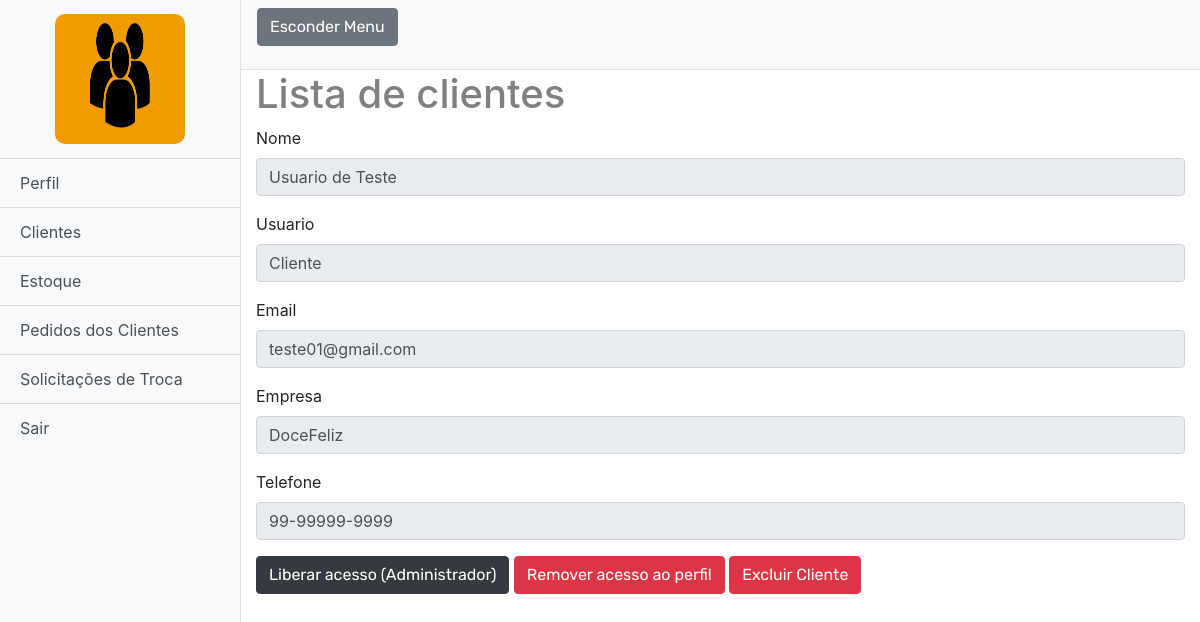
/clientes.php (signed in), run on the app's committed database.
### tables this page shows
CREATE TABLE `cadastro` (
  `id_usuario` int(11) NOT NULL,
  `nome` varchar(100) NOT NULL,
  `cpf` varchar(14) NOT NULL,
  `usuario` varchar(30) NOT NULL,
  `email` varchar(100) NOT NULL,
  `cidade` varchar(255) DEFAULT 'São Paulo',
  `endereco` varchar(200) NOT NULL,
  `empresa` varchar(100) DEFAULT NULL,
  `senha` char(40) NOT NULL,
  `flag` int(11) NOT NULL DEFAULT '0',
  `telefone` varchar(15) NOT NULL,
  `imagem` varchar(40) NOT NULL
);

### clientes.php (the view, shortened to what this page needs)
<?php
include_once 'php_action/db_connect.php';
?>
<!DOCTYPE html>
<html>
<head>
	<link rel="stylesheet" type="text/css" href="style/menu_profile.css">
	<link href="vendor/bootstrap/css/bootstrap.min.css" rel="stylesheet">
	<link rel="stylesheet" href="https://use.fontawesome.com/releases/v5.3.1/css/all.css">
</head>
<body>
	<div class="d-flex" id="wrapper">
		<div class="bg-light border-right" id="sidebar-wrapper">
			<?php
				$id = $_SESSION["id_usuario"];
				$query =  "SELECT * FROM cadastro WHERE id_usuario = '$id'";
				$listar = mysqli_query($connect,$query);
				while($dados=mysqli_fetch_array($listar)){
			?>
			<div class="sidebar-heading">
				<img class="image" src="uploads_perfil/<?php echo $dados['imagem'];?>">
			</div>
			<div class="list-group list-group-flush">
				<a href="perfil.php" class="list-group-item list-group-item-action bg-light">Perfil</a>
				<a href="clientes.php" class="list-group-item list-group-item-action bg-light">Clientes</a>
				<a href="estoque.php" class="list-group-item list-group-item-action bg-light">Estoque</a>
				<a href="pedidos.php" class="list-group-item list-group-item-action bg-light">Pedidos dos Clientes</a>
				<a href="selectTroca.php" class="list-group-item list-group-item-action bg-light">Solicitações de Troca</a>
				<a href="php_action/sair.php" class="list-group-item list-group-item-action bg-light">Sair</a>
			</div>
		</div>
		<div id="page-content-wrapper">
			<nav class="navbar navbar-expand-lg navbar-light bg-light border-bottom">
				<button class="btn btn-secondary" id="menu-toggle">Esconder Menu</button>
			</nav>
			<div class="container-fluid">
				<h1>Lista de clientes
				</h1>
				<?php
				$sql = "SELECT * FROM cadastro WHERE  id_usuario <> $id";
				$resultado = mysqli_query($connect, $sql);
				if(mysqli_num_rows($resultado) > 0):
					while($dados = mysqli_fetch_array($resultado)):
					?>
					<form action="php_action/operacoesCliente.php" method="POST">
						<div class="form-group">
							<label>Nome</label>
							<input type="text" name="nome" readonly class="form-control" value="<?php echo $dados['nome']; ?>">
						</div>
						<div class="form-group">
							<label>Usuario</label>
							<input type="text" name="usuario" readonly class="form-control" value="<?php echo $dados['usuario']; ?>">
						</div>
						<div class="form-group">
							<label>Email</label>
							<input type="text" name="email" readonly class="form-control" value="<?php echo $dados['email']; ?>">
						</div>
						<div class="form-group">
							<label>Empresa</label>
							<input type="text" name="empresa" readonly class="form-control" value="<?php echo $dados['empresa']; ?>">
						</div>
						<div class="form-group">
							<label>Telefone</label>
							<input type="text" name="telefone" class="form-control"  readonly  value="<?php echo $dados['telefone']; ?>">
						</div>
						<button type="submit"  name="btn-liberar" class="btn btn-dark">Liberar acesso (Administrador)</button>
						<button type="submit"  name="btn-remove" class="btn btn-danger">Remover acesso ao perfil</button>
						<button type="submit"  name="btn-deletar" class="btn btn-danger">Excluir Cliente</button>
						<br><br>
					</form>
					<?php
						endwhile;
						else:
					?>
					<input type="text" class="form-control" readonly placeholder="Nenhum cliente cadastrado." >
					<br>
					<?php
						endif;
						}
					?>
		</div>
	</div>
	</div>
</body>
</html>

### style/menu_profile.css (style rules this page uses)
body { overflow-x: hidden; }
#sidebar-wrapper { min-height: 100vh; margin-left: -15rem; -webkit-transition: margin .25s ease-out; -moz-transition: margin .25s ease-out; -o-transition: margin .25s ease-out; transition: margin .25s ease-out; }
#sidebar-wrapper .sidebar-heading { padding: 0.875rem 1.25rem; font-size: 1.2rem; }
#sidebar-wrapper .list-group { width: 15rem; }
#page-content-wrapper { min-width: 100vw; }
.btn { font-family: 'Rubik', sans-serif; margin-bottom: 15px; }
.image { transition: 0.5s; width: 130px; height: 130px; border-radius: 10px; margin-left: 35px; }
h1,h3 { color: grey; }
@media (min-width: 768px) { #sidebar-wrapper { margin-left: 0; } }
@media (min-width: 768px) { #page-content-wrapper { min-width: 0; width: 100%; } }

### data on the page
cadastro: imagem (placeholder picture)
cadastro: nome "Usuario de Teste", usuario "Cliente", email "teste01@gmail.com", empresa "DoceFeliz", telefone "99-99999-9999"
